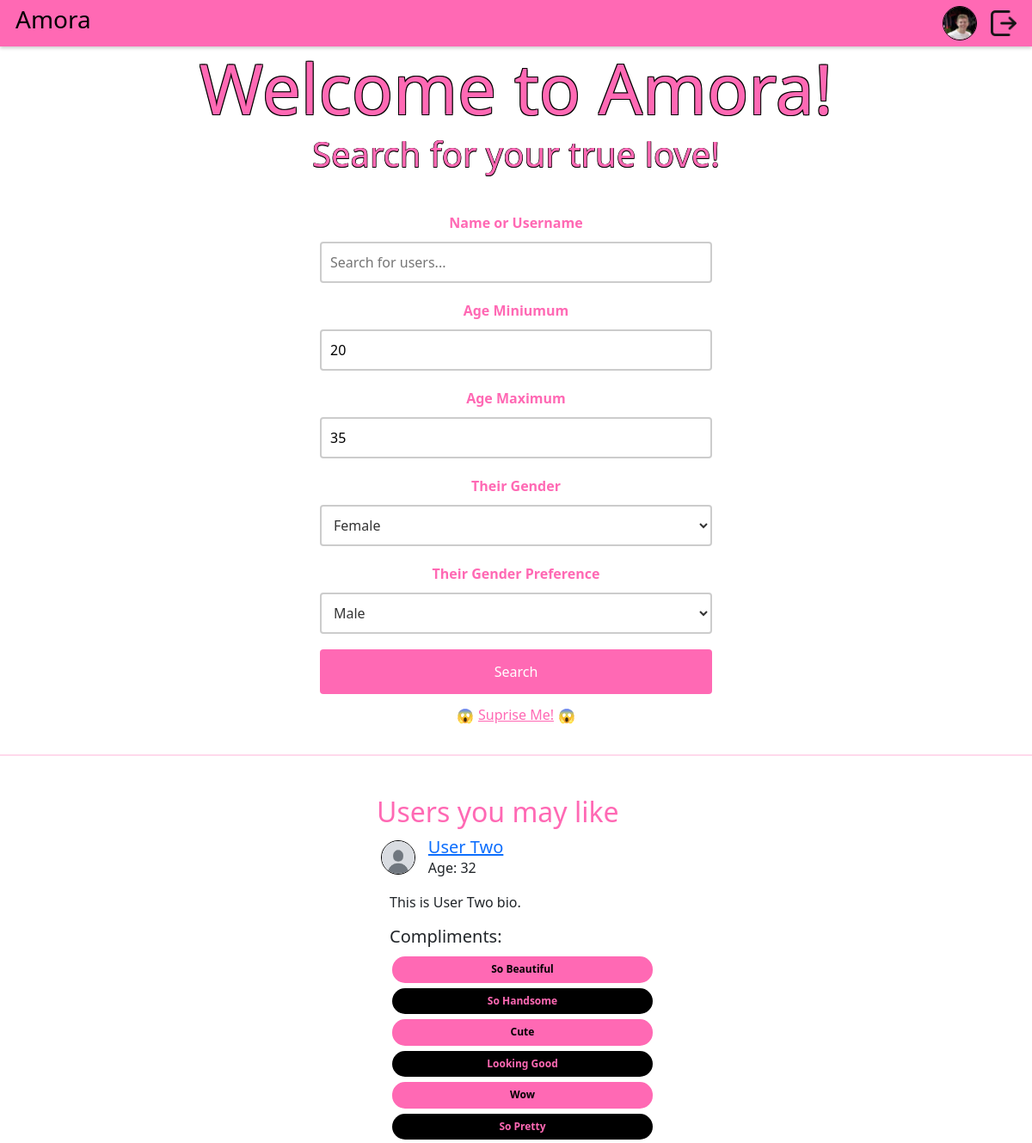
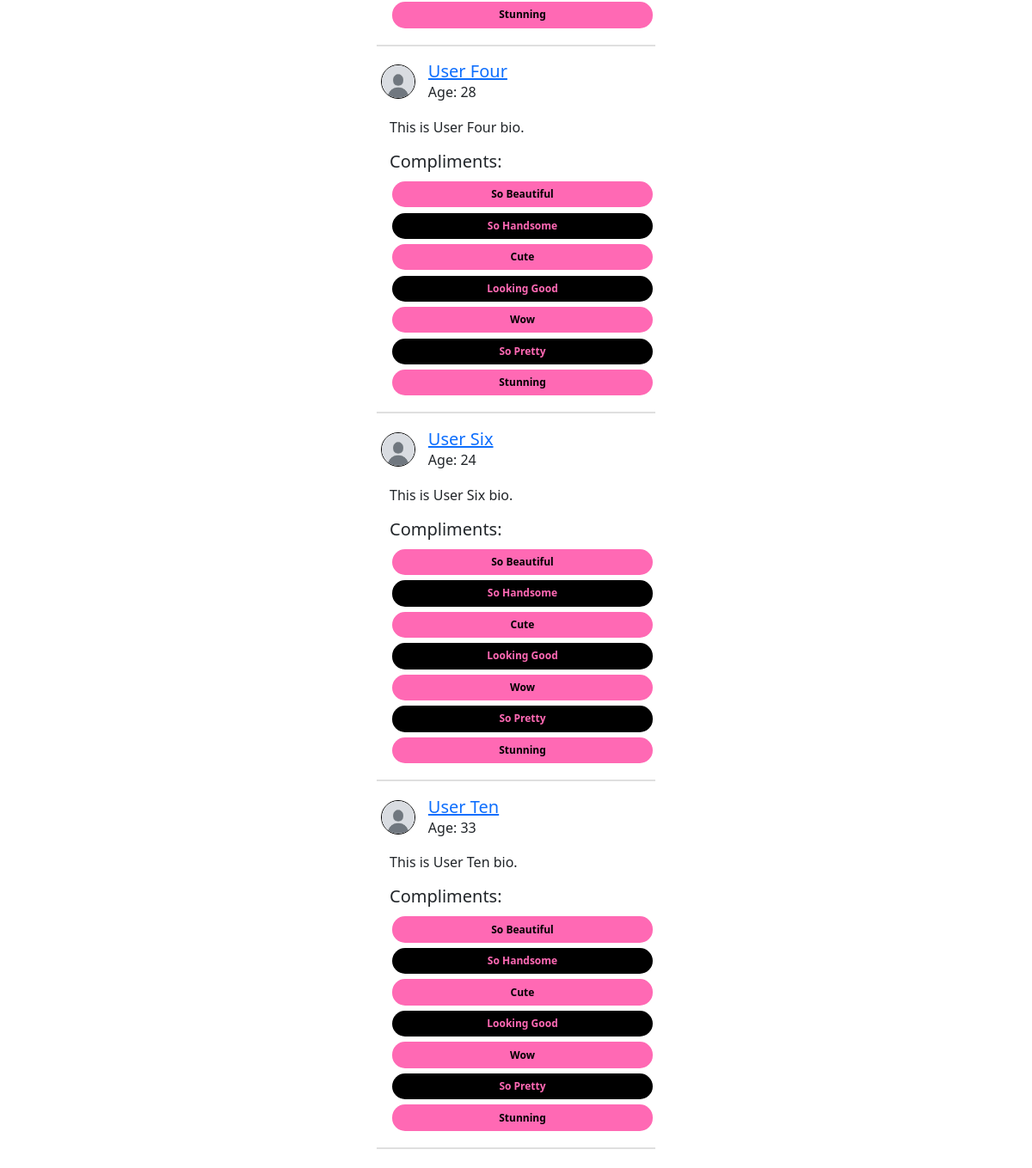
/ (signed in), run on the app's committed database (2 pictures, top to bottom).
### DatingApp/model.py (models this page shows)
class Profile(db.Model):
    id: Mapped[int] = mapped_column(primary_key=True)
    user_id: Mapped[int] = mapped_column(ForeignKey("user.id"), unique=True)
    user: Mapped["User"] = relationship(
        back_populates="profile",
        single_parent=True,
    )
    fullname: Mapped[str] = mapped_column(String(128))
    bio: Mapped[Optional[str]] = mapped_column(Text)
    instagram_username: Mapped[Optional[str]] = mapped_column(String(64))
    birth_year: Mapped[Optional[int]] = mapped_column(Integer)
    age_minimum: Mapped[Optional[int]] = mapped_column(Integer)
    age_maximum: Mapped[Optional[int]] = mapped_column(Integer)
    gender: Mapped[Optional[str]] = mapped_column(String(16))
    genderPreference: Mapped[Optional[str]] = mapped_column(String(16))
    photo_id: Mapped[Optional[int]] = mapped_column(ForeignKey("photo.id"))
    photo: Mapped[Optional["Photo"]] = relationship(back_populates="profile")

class User(flask_login.UserMixin, db.Model):
    id: Mapped[int] = mapped_column(primary_key=True)
    email: Mapped[str] = mapped_column(String(128), unique=True)
    username: Mapped[str] = mapped_column(String(64))
    password: Mapped[str] = mapped_column(String(256))
    profile: Mapped["Profile"] = relationship(back_populates="user")
    liking: Mapped[List["User"]] = relationship(
        secondary=LikingAssociation.__table__,
        primaryjoin=LikingAssociation.liker_id == id,
        secondaryjoin=LikingAssociation.liked_id == id,
        back_populates="likers",
    )
    likers: Mapped[List["User"]] = relationship(
        secondary=LikingAssociation.__table__,
        primaryjoin=LikingAssociation.liked_id == id,
        secondaryjoin=LikingAssociation.liker_id == id,
        back_populates="liking",
    )
    blocking: Mapped[List["User"]] = relationship(
        secondary=BlockingAssociation.__table__,
        primaryjoin=BlockingAssociation.blocker_id == id,
        secondaryjoin=BlockingAssociation.blocked_id == id,
        back_populates="blockers",
    )
    blockers: Mapped[List["User"]] = relationship(
        secondary=BlockingAssociation.__table__,
        primaryjoin=BlockingAssociation.blocked_id == id,
        secondaryjoin=BlockingAssociation.blocker_id == id,
        back_populates="blocking",
    )
    sent_proposals: Mapped[List["DateProposal"]] = relationship(
        back_populates="proposer", foreign_keys="DateProposal.proposer_id"
    )
    received_proposals: Mapped[List["DateProposal"]] = relationship(
        back_populates="recipient", foreign_keys="DateProposal.recipient_id"
    )
    sent_compliments: Mapped[List["Compliments"]] = relationship(
        back_populates="sender", foreign_keys="Compliments.sender_id"
    )
    received_compliments: Mapped[List["Compliments"]] = relationship(
        back_populates="recipient", foreign_keys="Compliments.recipient_id"
    )

### DatingApp/main.py (the view)
@bp.route("/")
@flask_login.login_required
def index():
    curUser = flask_login.current_user
    current_year = datetime.now().year
    age_min = current_year - curUser.profile.age_maximum
    age_max = current_year - curUser.profile.age_minimum
    gender_pref = curUser.profile.genderPreference
    blocked_users = [blocked_user.id for blocked_user in curUser.blocking]
    curAge = current_year - curUser.profile.birth_year
    defaultUsers = db.session.query(model.User).join(model.Profile).filter(
        model.User.id != curUser.id,
        model.Profile.birth_year.between(age_min, age_max),
        model.User.id.notin_(blocked_users),
        model.Profile.gender == gender_pref,
        model.Profile.genderPreference == curUser.profile.gender,
        (model.Profile.age_maximum >= curAge) &
        (model.Profile.age_minimum <= curAge)
        ).limit(10).all()
    compliments = ["So Beautiful", "So Handsome", "Cute", "Looking Good", "Wow", "So Pretty", "Stunning"]
    return render_template("main/index.html", user=curUser, defaultUsers = defaultUsers, current_year=current_year, compliments=compliments)

### DatingApp/__init__.py (called while the page is built)
def create_app(test_config=None):
    app = Flask(__name__)
    app.config["SECRET_KEY"] = "93220d9b340cf9a6c39bac99cce7daf220167498f91fa"
    app.config["SQLALCHEMY_DATABASE_URI"] = "sqlite:///DatingApp.db"
    login_manager = LoginManager()
    login_manager.login_view = 'auth.login'
    login_manager.init_app(app)
    from . import model
    @login_manager.user_loader
    def load_user(user_id):
        return db.session.get(model.User, int(user_id))
    db.init_app(app)
    from . import main
    from . import auth
    app.register_blueprint(main.bp)
    app.register_blueprint(auth.bp)
    return app

### DatingApp/templates/main/index.html (shortened to what this page needs)
{% extends 'base.html' %}
{% block content %}
    <section class="welcome-section">
        <h1>Welcome to Amora!</h1>
        <h4>Search for your true love!</h4>
        <form action = "{{url_for('main.search')}}" method = "get">
            <div class = "searchContainer">
                <label for="name">Name or Username</label>
                <input type="text" name="name" placeholder="Search for users...">
                <label for="gender">Age Miniumum</label>
                <input type="number" name="age_minimum" placeholder="Min age" value="{{ user.profile.age_minimum }}" min="18" max="100">
                <label for="gender">Age Maximum</label>
                <input type="number" name="age_maximum" placeholder="Max age" value="{{ user.profile.age_maximum }}" min="18" max="100">
                <label for="gender">Their Gender</label>
                <select name="gender">
                    <option value="female" {% if user.profile.genderPreference == 'female' %}selected{% endif %}>Female</option>
                </select>
                <label for="genderPreference">Their Gender Preference</label>
                <select name="genderPreference">
                    <option value="male" {% if user.profile.gender == 'male' %}selected{% endif %}>Male</option>
                </select>
                <button type="submit">Search</button>
                <div style="display: flex; vertical-align: middle">
                    <p class="emoji"> &#128561</p>
                    <a href="{{ url_for('main.getRandom') }}" class="mt-1" style="text-align: center; color: #ff69b4; width: 100%" role="button">Suprise Me!</a>
                    <p class="emoji"> &#128561</p>
                </div>
            </div>
        </form>
        <hr style="border: 1.5px solid ; color:#ff69b4; width: 100%">
        <div style="display: flex; justify-content: space-evenly">
            {% if defaultUsers %}
            <div class="listUsers">
                <br>
                <h2>Users you may like</h2>
                {% for user in defaultUsers %}
                    <div class="userRow">
                        {% if user.profile.photo %}
                            <img src="{{ url_for('static', filename='photos/photo-' ~ user.profile.photo.id ~ '.' ~ user.profile.photo.file_extension) }}" class="pfpSmall" alt="Profile photo" style="margin-right: 15px;">
                        {% else %}
                            <img src="{{ url_for('static', filename='photos/defaultPfp.jpg') }}" class="pfpSmall" alt="Default profile photo" style="margin-right: 15px;">
                        {% endif %}
                        <div style="display: flex; flex-direction: column;">
                            <h5 style="margin: 0;"><a href="{{ url_for('main.profile', user_id=user.id) }}">{{ user.profile.fullname }}</a></h5>
                            <p style="margin: 0;">Age: {{ current_year - user.profile.birth_year }}</p>
                        </div>
                    </div>
                    <p style="margin-left: 15px;">{{ user.profile.bio }}</p>
                    <div class="compliments">
                        <h5>Compliments:</h5>
                            {% for compliment in compliments %}
                            <button class="compliment" data-user-id="{{ user.id }}" data-message="{{ compliment }}">
                                {{ compliment }}
                              </button>
                            {% endfor %}
                    </div>
                    <hr style="border: 0.5px solid; color: grey; width: 100%;">
                {% endfor %}
            </div>
            {% endif %}
        </div>
    </section>
{% endblock %}

### DatingApp/static/DatingApp.css (style rules this page uses)
body { background: #f2f3f5; }
.pfpSmall { width: 40px; height: 40px; border-radius: 50%; object-fit: cover; border: 1.5px solid #000; }
.welcome-section h1 { font-size: 5em; margin: 0; padding: 0; text-align: center; color: #ff69b4; text-shadow: 1px 1px 0 #000, -1px -1px 0 #000, 1px -1px 0 #000, -1px 1px 0 #000; }
.welcome-section h4 { font-size: 2.5em; margin: 0; padding: 5px 0px 10px 0px; text-align: center; color: #ff69b4; text-shadow: 0.5px 0.5px 0 #000, -0.5px -0.5px 0 #000, 0.5px -0.5px 0 #000, -0.5px 0.5px 0 #000; }
.searchContainer { display: flex; flex-direction: column; width: 40%; margin: 1% auto; padding: 1% 1%; align-items: center; }
.searchContainer input[type="text"] { width: 100%; padding: 10px; margin: 10px 0; box-sizing: border-box; border: 2px solid #ccc; border-radius: 4px; }
.searchContainer label { font-weight: bold; padding-top: 10px; color: #ff69b4; }
.searchContainer input[type="number"] { width: 100%; padding: 10px; margin: 10px 0; box-sizing: border-box; border: 2px solid #ccc; border-radius: 4px; }
.searchContainer select { width: 100%; padding: 10px; margin: 10px 0; box-sizing: border-box; border: 2px solid #ccc; border-radius: 4px; background-color: white; color: #333; font-size: 1em; }
.searchContainer option { padding: 10px; }
.searchContainer button { width: 100%; background-color: #ff69b4; color: white; padding: 14px 20px; margin: 8px 0; border: none; border-radius: 4px; cursor: pointer; }
.listUsers { display: flex; flex-direction: column; padding: 0.5% 1.5%; width: 30%; word-break: break-word; }
.listUsers h2 { color: #ff69b4; }
.userRow { display: flex; flex-direction: row; padding: 0.5% 1.5%; align-items: center; margin-bottom: 15px; }
.emoji { margin: 5px 5px; }
.compliments { margin-left: 15px; display: flex; flex-direction: column; }
.compliment { border-radius: 15px; border: 0px solid #ff69b4; margin: 1% 1%; padding: 2% 4%; background-color: #ff69b4; font-weight: bold; font-size: 12px; }
.compliment:nth-child(odd) { background-color: #000; color: #ff69b4; }

### data on the page
Profile: age_minimum "20", age_maximum "35", gender "Female", genderPreference "Male"
User: profile.fullname "User Two", profile.bio "This is User Two bio.", compliments "So Beautiful" "So Handsome" "Cute" "Looking Good" "Wow" "So Pretty" "Stunning"
Profile: current_year-user.profile.birth_year "32"
User: profile.fullname "User Four", profile.bio "This is User Four bio.", compliments "So Beautiful" "So Handsome" "Cute" "Looking Good" "Wow" "So Pretty" "Stunning"
Profile: current_year-user.profile.birth_year "28"
User: profile.fullname "User Six", profile.bio "This is User Six bio.", compliments "So Beautiful" "So Handsome" "Cute" "Looking Good" "Wow" "So Pretty" "Stunning"
Profile: current_year-user.profile.birth_year "24"
User: profile.fullname "User Ten", profile.bio "This is User Ten bio.", compliments "So Beautiful" "So Handsome" "Cute" "Looking Good" "Wow" "So Pretty" "Stunning"
Profile: current_year-user.profile.birth_year "33"
